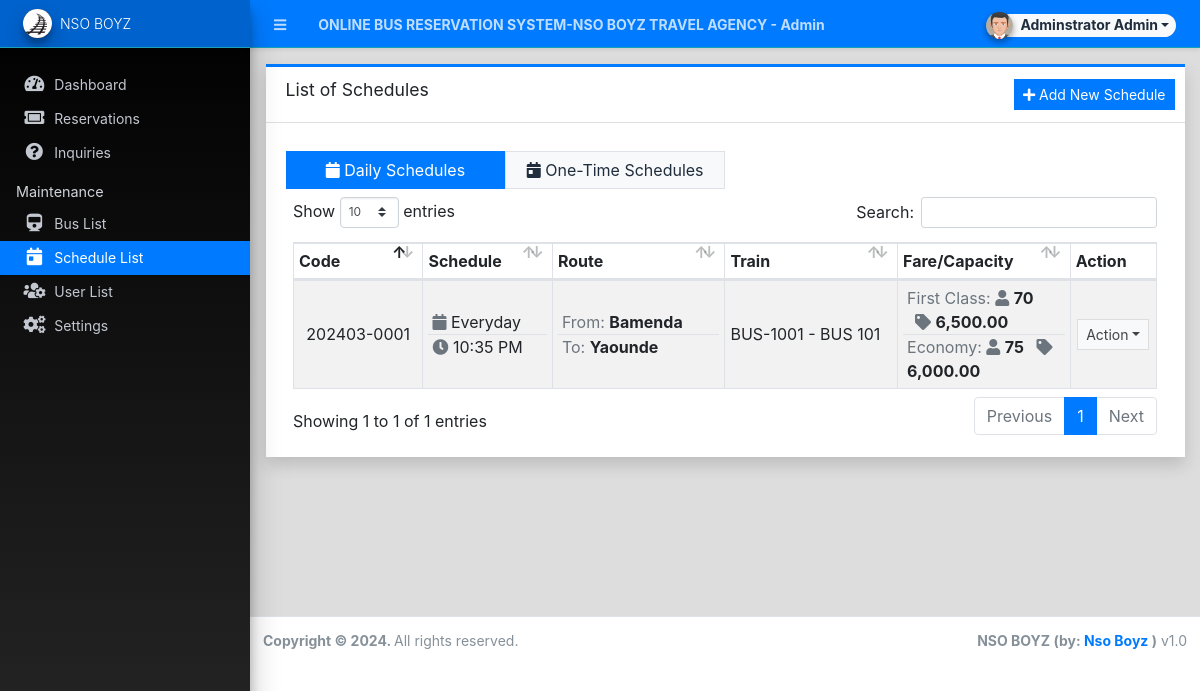
The page /admin/?page=schedules (signed in) on the database its author committed.
### tables this page shows
CREATE TABLE `schedule_list` (
  `id` int(30) NOT NULL,
  `code` varchar(100) NOT NULL,
  `train_id` int(30) NOT NULL,
  `route_from` text NOT NULL,
  `route_to` text NOT NULL,
  `type` tinyint(1) NOT NULL DEFAULT 1 COMMENT '1 = daily, 2= One-Time Schedule',
  `date_schedule` date DEFAULT NULL,
  `time_schedule` time NOT NULL,
  `first_class_fare` float NOT NULL DEFAULT 0,
  `economy_fare` float NOT NULL DEFAULT 0,
  `delete_flag` tinyint(1) NOT NULL DEFAULT 0,
  `date_created` datetime NOT NULL DEFAULT current_timestamp(),
  `date_updated` datetime DEFAULT NULL ON UPDATE current_timestamp()
);

### admin/schedules/index.php (the view, shortened to what this page needs)
<?php
$type = isset($_GET['type']) ? $_GET['type'] : 1;
?>
<div class="card card-outline card-primary rounded-0 shadow">
	<div class="card-header">
		<h3 class="card-title">List of Schedules</h3>
		<div class="card-tools">
			<a href="javascript:void(0)" id="create_new" class="btn btn-flat btn-sm btn-primary"><span class="fas fa-plus"></span>  Add New Schedule</a>
		</div>
	</div>
	<div class="card-body">
        <div class="container-fluid">
			<div class="row my-2">
				<a href="./?page=schedules" class="btn btn-flat col-md-3 text-center <?= $type == 1 ? "btn-primary" : 'btn-light border' ?>"><i class="fa fa-calendar"></i> Daily Schedules</a>
				<a href="./?page=schedules&type=2" class="btn btn-flat col-md-3 text-center <?= $type == 2 ? "btn-primary" : 'btn-light border' ?>"><i class="fa fa-calendar-day"></i> One-Time Schedules</a>
			</div>
			<table class="table table-hover table-striped table-bordered">
				<colgroup>
					<col width="15%">
					<col width="15%">
					<col width="20%">
					<col width="20%">
					<col width="20%">
					<col width="10%">
				</colgroup>
				<thead>
					<tr>
						<th>Code</th>
						<th>Schedule</th>
						<th>Route</th>
						<th>Train</th>
						<th>Fare/Capacity</th>
						<th>Action</th>
					</tr>
				</thead>
				<tbody>
					<?php
						$trains = $conn->query("SELECT *,Concat(code,' - ',`name`) as train FROM `train_list` where id in (SELECT train_id FROM `schedule_list` where delete_flag = 0 and `type` = '{$type}')");
						$res = $trains->fetch_all(MYSQLI_ASSOC);
						$train_fcf_arr = array_column($res,'first_class_capacity','id');
						$train_ef_arr = array_column($res,'economy_capacity','id');
						$train_arr = array_column($res,'train','id');
						$qry = $conn->query("SELECT * from `schedule_list` where delete_flag = 0 and `type` = '{$type}' order by unix_timestamp(`date_created`) asc ");
						while($row = $qry->fetch_assoc()):
					?>
						<tr>
							<td class="text-center px-1"><?= $row['code'] ?></td>
							<td class="px-0">
								<?php if($row['type'] == 1): ?>
								<div class="px-1 border-bottom"><span class="text-muted fa fa-calendar"></span> Everyday</div>
								<?php else: ?>
								<div class="px-1 border-bottom"><span class="text-muted fa fa-calendar-day"></span> <?= date("M d, Y",strtotime($row['date_schedule'])) ?></div>
								<?php endif; ?>
								<div class="px-1"><span class="text-muted fa fa-clock"></span> <?= date("h:i A",strtotime($row['time_schedule'])) ?></div>
							</td>
							<td class="px-0">
								<div class="px-1 border-bottom"><span class="text-muted">From:</span> <b><?= $row['route_from'] ?></b></div>
								<div class="px-1"><span class="text-muted">To:</span> <b><?= $row['route_to'] ?></b></div>
							</td>
							<td class="px-1"><?php echo isset($train_arr[$row['train_id']]) ? $train_arr[$row['train_id']] : "N/A" ?></td>
							<td class="px-0">
								<div class="px-1 border-bottom"><span class="text-muted">First Class:</span> <span class="text-muted fa fa-user"></span> <b><?= isset($train_fcf_arr[$row['train_id']]) ? $train_fcf_arr[$row['train_id']] : 0 ?></b> <span class="text-muted ml-2 fa fa-tag"></span> <b><?= rtrim(number_format($row['first_class_fare'],2),'.') ?></b></div>
								<div class="px-1"><span class="text-muted">Economy:</span> <span class="text-muted fa fa-user"></span> <b><?= isset($train_ef_arr[$row['train_id']]) ? $train_ef_arr[$row['train_id']] : 0 ?></b> <span class="text-muted ml-2 fa fa-tag"></span> <b><?= rtrim(number_format($row['economy_fare'],2),'.') ?></b></div>
							</td>
							<td class="px-1" align="center">
								 <button type="button" class="btn btn-flat btn-default btn-sm dropdown-toggle dropdown-icon" data-toggle="dropdown">
				                  		Action
				                  </button>
							</td>
						</tr>
					<?php endwhile; ?>
				</tbody>
			</table>
		</div>
	</div>
</div>

### rows shown on the page
schedule_list: code "202403-0001", type 1 (drawn), time_schedule "10:35 PM", route_from "Bamenda", route_to "Yaounde", train "BUS-1001 - BUS 101", train "70", first_class_fare "6,500.00", train "75", economy_fare "6,000.00"

### other values the page prints
$_settings->info('name') "ONLINE BUS RESERVATION SYSTEM-NSO BOYZ TRAVEL AGENCY"
$_settings->userdata('firstname').' '.$_settings->userdata('lastname') "Adminstrator Admin"
$_settings->info('short_name') "NSO BOYZ"
